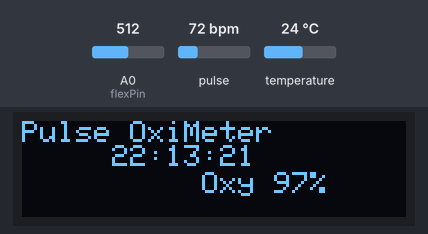
A sketch run on a simulated Arduino Uno, built with avr-gcc and run on an emulated ATmega328P. Shown: 128×32 one-colour display. Inputs (shaded band) come from the test bench; at power-on: pulse 72 bpm, A0 (flexPin) = 512, temperature 24 °C. The local clock reads 2024-03-15 10:24:30 at power-on unless the sketch sets it; random numbers use the default seed unless the sketch sets one; what the sketch prints to the serial monitor is not drawn.

Above: at 5.3 s.
5.4 s: pulse set to 42 bpm
At 7.4 s:
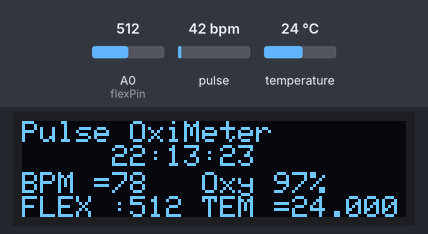
8.4 s: A0 (flexPin) set to 105
At 8.7 s:
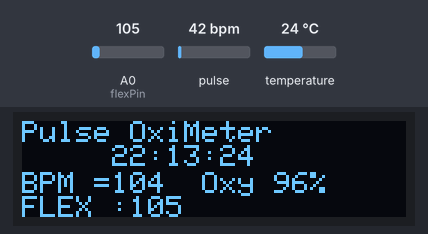
10.0 s: A0 (flexPin) set to 90
At 11.01 s:
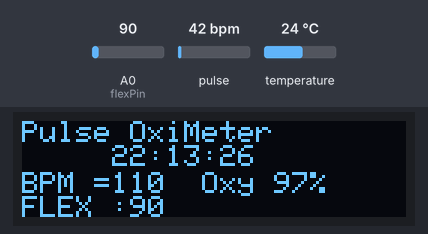
11.6 s: temperature set to 41 °C
At 12.66 s:
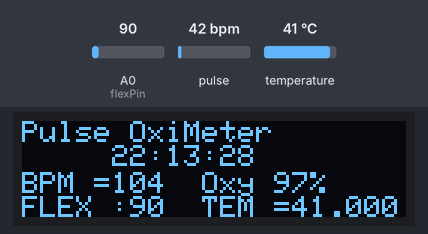
14.6 s: temperature set to 12 °C
At 15.9 s:
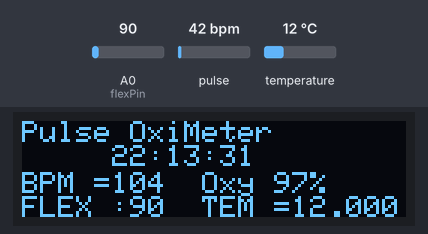
17.2 s: A0 (flexPin) set to 0
At 17.9 s:
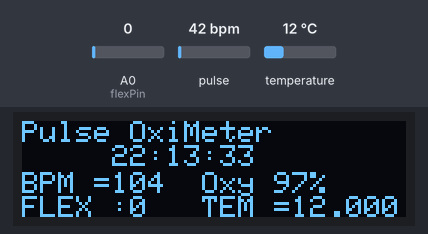
Timing chart, 0 to 20.2 s (numbered marks = the images above; inputs shaded):
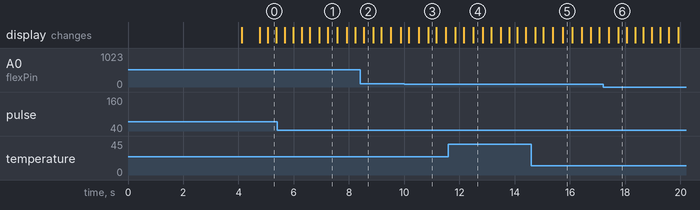

The sketch:

offline.ino
```cpp
#include <Wire.h>
#include "MAX30100_PulseOximeter.h"
#include "MAX30105.h"
#include "heartRate.h"
#include <RTClib.h>
#include <Adafruit_GFX.h>
#include <Adafruit_SSD1306.h>
#define ENABLE_MAX30100 1
#define SCREEN_WIDTH 128
#define SCREEN_HEIGHT 32
MAX30105 particleSensor;
int buzzer = 13;

#define OLED_RESET     -1 // 4 // Reset pin # (or -1 if sharing Arduino reset pin)
#define SCREEN_ADDRESS 0x3c ///< See datasheet for Address; 0x3D for 128x64, 0x3C for 128x32
Adafruit_SSD1306 display(SCREEN_WIDTH, SCREEN_HEIGHT, &Wire, OLED_RESET);

RTC_DS3231 rtc;
const int flexPin = A0;


String time;

const byte RATE_SIZE = 4; //Increase this for more averaging. 4 is good.
byte rates[RATE_SIZE]; //Array of heart rates
byte rateSpot = 0;
long lastBeat = 0; //Time at which the last beat occurred

int beatsPerMinute;
int beatAvg;


void setup()
{ pinMode(13,OUTPUT);
  Serial.begin(9600);
   if (!particleSensor.begin(Wire, I2C_SPEED_FAST)) //Use default I2C port, 400kHz speed
  {
    Serial.println("MAX30105 was not found. Please check wiring/power. ");
    while (1);
  }
  Serial.println("Place your index finger on the sensor with steady pressure.");

  particleSensor.setup(); //Configure sensor with default settings
  particleSensor.setPulseAmplitudeRed(0x0A); //Turn Red LED to low to indicate sensor is running
  particleSensor.setPulseAmplitudeGreen(0); //Turn off Green
  Serial.println("SSD1306 128x64 OLED TEST");

  if (!display.begin(SSD1306_SWITCHCAPVCC, SCREEN_ADDRESS)) {
    Serial.println(F("SSD1306 allocation failed"));
    for (;;); // Don't proceed, loop forever
  }

  display.clearDisplay();
  display.setTextSize(1);
  display.setTextColor(WHITE);
  display.setCursor(0, 0);

  display.print("Pulse OxiMeter");

  display.display();
  delay(2000); // Pause for 2 seconds
  display.cp437(true);

  // initialize OLED display with address 0x3C for 128x64
  if (!display.begin(SSD1306_SWITCHCAPVCC, 0x3C)) {
    Serial.println(F("SSD1306 allocation failed"));
    while (true);
  }

  delay(2000);         // wait for initializing
  // clear display

  display.setTextSize(1);          // text size
 display.setTextColor(WHITE);     // text color
  display.setCursor(0, 10);        // position to display

  // SETUP RTC MODULE
  if (! rtc.begin()) {
    Serial.println("Couldn't find RTC");
    Serial.flush();
    while (true);
  }

  // automatically sets the RTC to the date & time on PC this sketch was compiled
  rtc.adjust(DateTime(F(__DATE__), F(__TIME__)));
  time.reserve(10);
   particleSensor.enableDIETEMPRDY();

}
void loop()
{
    float temperature = particleSensor.readTemperature();

  Serial.print("temperatureC=");
  Serial.print(temperature, 4);

  float temperatureF = particleSensor.readTemperatureF(); //Because I am a bad global citizen

  Serial.print(" temperatureF=");
  Serial.print(temperatureF, 4);

  Serial.println();
  int Oxy;
   Oxy= random(96,98);
  DateTime now = rtc.now();

  time = "";
  time += now.hour();
  time += ':';
  time += now.minute();
  time += ':';
  time += now.second();

  oledDisplayCenter(time);
  int flexValue;
  flexValue = analogRead(flexPin);

    int tsLastReport ;

    long irValue = particleSensor.getIR();

  if (checkForBeat(irValue) == true)
  {
    //We sensed a beat!
    long delta = millis() - lastBeat;
    lastBeat = millis();

    beatsPerMinute = 60 / (delta / 1000.0);
     beatsPerMinute =  beatsPerMinute + 65;
    if (beatsPerMinute < 255 && beatsPerMinute > 20)
    {
      rates[rateSpot++] = (byte)beatsPerMinute; //Store this reading in the array
      rateSpot %= RATE_SIZE;

      //Take average of readings
      beatAvg = 0;
      for (byte x = 0 ; x < RATE_SIZE ; x++)
        beatAvg += rates[x];
      beatAvg /= RATE_SIZE;
    }
  }

    Serial.print("beatsPerMinute");

    Serial.println(beatsPerMinute);
    //Serial.print("bpm / SpO2:");
     Serial.print("beatAvg");
    Serial.println(beatAvg);
    Serial.print("FLEX : ");
  Serial.println(flexValue);

   tsLastReport = millis();
  display.fillRect(0, 18, 127, 64, SSD1306_BLACK);

  display.setTextSize(1);
  display.setTextColor(WHITE);
  display.setCursor(0, 0);

  display.print("Pulse OxiMeter");

  display.display();
   display.setTextSize(1);
  display.setTextColor(WHITE);
  display.setCursor(60, 17);

  display.print("Oxy ");
   display.print(Oxy);
   display.print("%");
  display.display();

  display.setTextSize(1);
  display.setTextColor(WHITE);
  display.setCursor(0,17);
  display.print("BPM =");
  display.println(beatAvg);
  display.display();

  display.setTextSize(1);
  display.setTextColor(WHITE);
  display.setCursor(0,25);
  display.print("FLEX :");
  display.println(flexValue);
  display.display();
  display.setTextSize(1);
  display.setTextColor(WHITE);
  display.setCursor(60,25);
  display.print("TEM =");
  display.println(temperature, 4);
  display.display();

   if(now.hour()==8 && now.minute()==0 && now.second()>= 0 && now.second() <= 10){

    tone(buzzer, 1000);
    delay(100);
    tone(buzzer, 1000);
    delay(100);}
    else
    {   noTone(buzzer);}
   if(now.hour()==12 && now.minute()==30 && now.second()>= 0 && now.second() <= 10){

    tone(buzzer, 1000);
    delay(100);
    tone(buzzer, 1000);
    delay(100);}
    else
    {   noTone(buzzer);}
    if(now.hour()==20 && now.minute()==0 && now.second()>= 0 && now.second() <= 10){

    tone(buzzer, 1000);
    delay(100);
    tone(buzzer, 1000);
    delay(100);}
    else
    {   noTone(buzzer);}


}

void oledDisplayCenter(String text) {
  int16_t x1;
  int16_t y1;
  uint16_t width;
  uint16_t height;

  display.getTextBounds(text, 0, 0, &x1, &y1, &width, &height);

  // display on horizontal and vertical center
  display.clearDisplay(); // clear display
 display.setCursor(30,8);
  display.println(text); // text to display
  display.display();}
```
